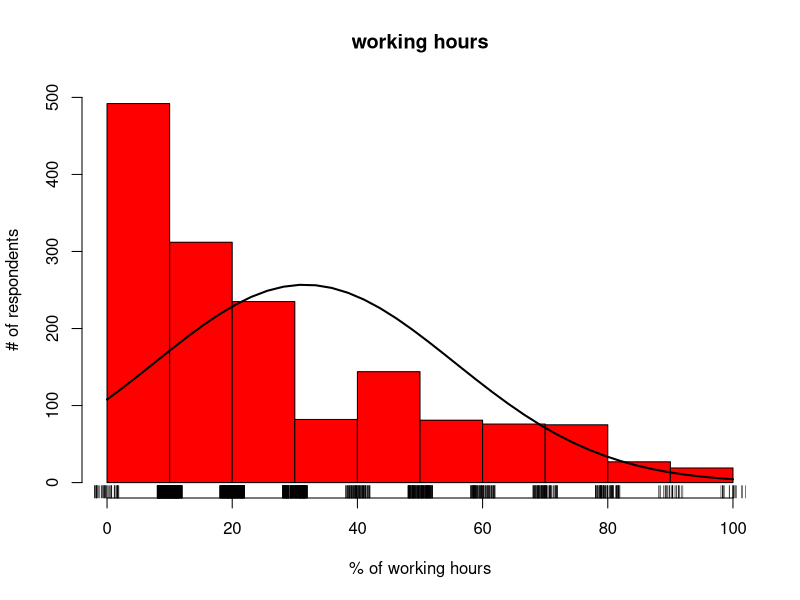

Recreate this plot in R.
survey <- read.csv(file="actual.csv", head=TRUE, sep=",")

x <- sub("%", "", survey$Q10.work.time)
x <- x[x != ""]
x <- as.numeric(x)

h <- hist(x, col="red", main="working hours", ylab="# of respondents", xlab="% of working hours", breaks=10, xlim=c(0,100), ylim=c(0,500))
rug(jitter(x))

xfit<-seq(min(x),max(x),length=40)
yfit<-dnorm(xfit,mean=mean(x),sd=sd(x))
yfit <- yfit*diff(h$mids[1:2])*length(x)
lines(xfit, yfit, col="black", lwd=2)

# 380 x 340
